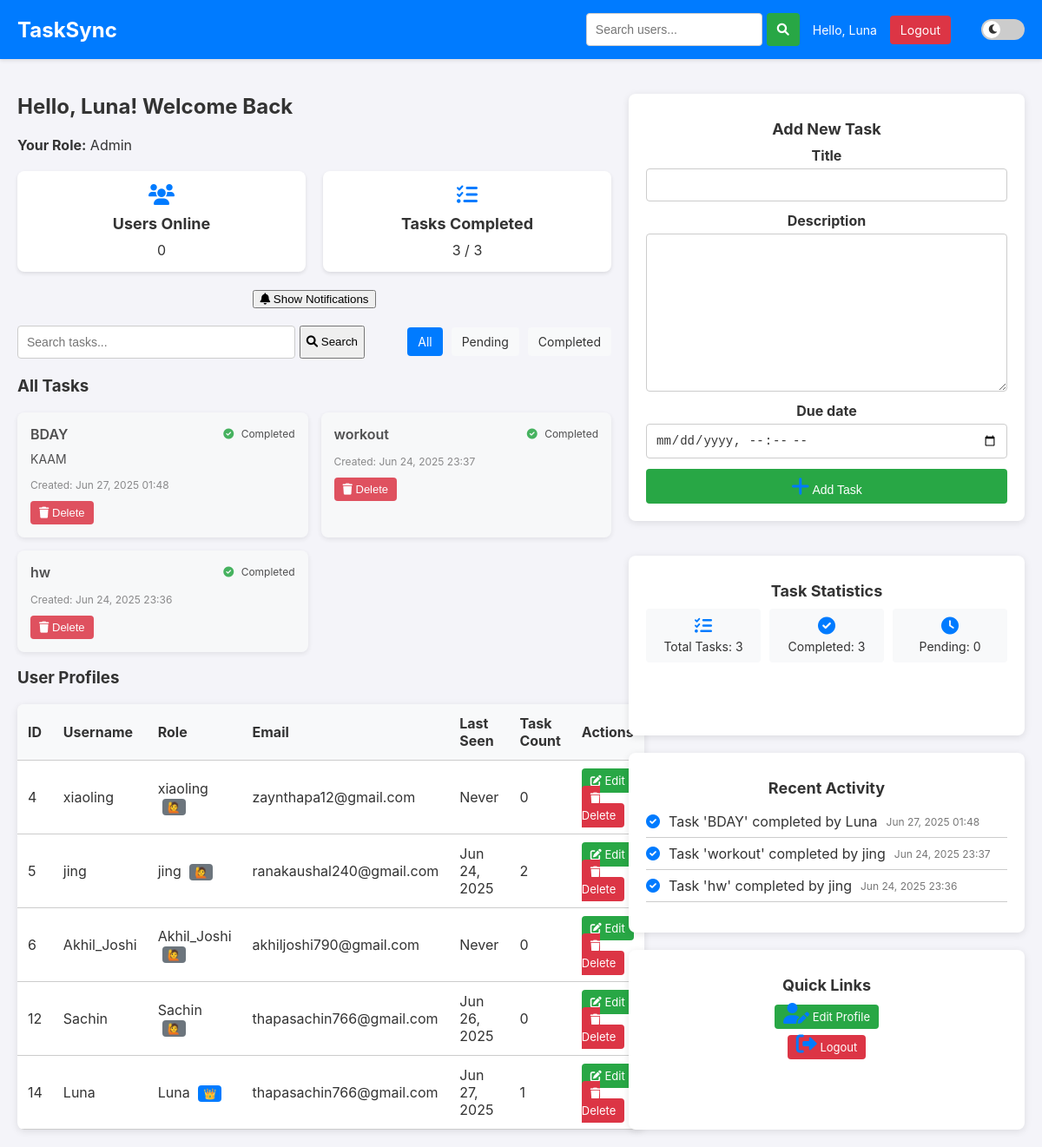
The page /dashboard/ (signed in) on the database its author committed.
### myapp/models.py (models this page shows, shortened)
class UserProfile(models.Model):
    user = models.OneToOneField(User, on_delete=models.CASCADE, null=True)
    name = models.CharField(max_length=100)
    email = models.EmailField()  # Removed unique=True to avoid conflicts
    avatar = models.ImageField(upload_to='avatars/', blank=True, null=True)
    joined_at = models.DateTimeField(auto_now_add=True)
    last_login = models.DateTimeField(blank=True, null=True)
    role = models.CharField(max_length=10, choices=ROLE_CHOICES, default='user')

class Task(models.Model):
    user = models.ForeignKey(User, on_delete=models.CASCADE)
    title = models.CharField(max_length=200)
    description = models.TextField(blank=True)  # Added for task search
    is_completed = models.BooleanField(default=False)
    created_at = models.DateTimeField(auto_now_add=True)

### myapp/views.py (the view, shortened to what this page needs)
# urls.py: path('dashboard/', views.dashboard, name='dashboard'),
@login_required
def dashboard(request):
    try:
        user_profile = request.user.userprofile
    except UserProfile.DoesNotExist:
        messages.error(request, "User profile not found.")
        return redirect('login')
    user_query = request.GET.get('user_query', '')
    task_query = request.GET.get('task_query', '')
    status = request.GET.get('status', 'all')
    if user_profile.role == "admin" or request.user.is_superuser:
        users = UserProfile.objects.filter(name__icontains=user_query) if user_query else UserProfile.objects.all()
        user_tasks = Task.objects.all()
    else:
        users = UserProfile.objects.filter(user=request.user)
        user_tasks = Task.objects.filter(user=request.user)
    if task_query:
        user_tasks = user_tasks.filter(
            Q(title__icontains=task_query) | Q(description__icontains=task_query)
        )
    if status == 'completed':
        user_tasks = user_tasks.filter(is_completed=True)
    elif status == 'pending':
        user_tasks = user_tasks.filter(is_completed=False)
    user_tasks = user_tasks.order_by('-created_at')
    tasks_completed = user_tasks.filter(is_completed=True).count()
    tasks_pending = user_tasks.count() - tasks_completed
    task_form = TaskForm()
    active_sessions = Session.objects.filter(expire_date__gte=now())
    online_user_ids = [s.get_decoded().get('_auth_user_id') for s in active_sessions]
    users_online = User.objects.filter(id__in=online_user_ids).count()
    recent_activities = [{
        'action': 'completed' if task.is_completed else 'created',
        'message': f"Task '{task.title}' {'completed' if task.is_completed else 'created'} by {task.user.username}",
        'timestamp': task.created_at
    } for task in user_tasks[:5]]
    return render(request, "myapp/home.html", {
        "users": users,
        "user_query": user_query,
        "task_query": task_query,
        "status": status,
        "users_online": users_online,
        "user_tasks": user_tasks,
        "tasks_completed": tasks_completed,
        "tasks_pending": tasks_pending,
        "task_form": task_form,
        "recent_activities": recent_activities,
    })

### myapp/forms.py
class TaskForm(forms.ModelForm):
    due_date = forms.DateTimeField(
        widget=forms.DateTimeInput(attrs={'type': 'datetime-local'}),
        required=False
    )
    class Meta:
        model = Task
        fields = ['title', 'description', 'due_date']

### myapp/templates/myapp/home.html (shortened to what this page needs)
{% extends 'myapp/base.html' %}
{% load static %}
{% block content %}
<div class="dashboard-container">
    <div class="main-content">
        <div class="welcome-section">
            <h2 class="fade-in">Hello, {{ request.user.username }}! Welcome Back</h2>
            <p><strong>Your Role:</strong> {{ request.user.userprofile.role|title }}</p>
        </div>
        <div class="dashboard-cards">
            <div class="card">
                <i class="fas fa-users"></i>
                <h3>Users Online</h3>
                <p>{{ users_online }}</p>
            </div>
            <div class="card">
                <i class="fas fa-tasks"></i>
                <h3>Tasks Completed</h3>
                <p>{{ tasks_completed }} / {{ user_tasks.count }}</p>
            </div>
        </div>
        <div class="notification">
            <button onclick="showPopup()"><i class="fas fa-bell"></i> Show Notifications</button>
        </div>
        <div class="task-controls">
            <form method="GET" action="{% url 'dashboard' %}" class="search-form">
                <input type="text" name="task_query" placeholder="Search tasks..." value="{{ task_query|default:'' }}">
                <button type="submit"><i class="fas fa-search"></i> Search</button>
            </form>
            <div class="task-filters">
                <a href="{% url 'dashboard' %}?status=all" class="filter-btn {% if status == 'all' or not status %}active{% endif %}">All</a>
                <a href="{% url 'dashboard' %}?status=pending" class="filter-btn {% if status == 'pending' %}active{% endif %}">Pending</a>
                <a href="{% url 'dashboard' %}?status=completed" class="filter-btn {% if status == 'completed' %}active{% endif %}">Completed</a>
            </div>
        </div>
        <section class="task-list">
            <h3>{% if request.user.userprofile.role == "admin" %}All Tasks{% else %}Your Tasks{% endif %}</h3>
            {% if user_tasks %}
                <div class="task-grid">
                    {% for task in user_tasks %}
                        <div class="task-card {% if task.is_completed %}completed{% endif %}">
                            <div class="task-card-header">
                                <h4>{{ task.title }}</h4>
                                <span class="task-status">
                                    {% if task.is_completed %}
                                        <i class="fas fa-check-circle"></i> Completed
                                    {% else %}
                                        <i class="fas fa-clock"></i> Pending
                                    {% endif %}
                                </span>
                            </div>
                            <p>{{ task.description|truncatewords:20 }}</p>
                            <small>Created: {{ task.created_at|date:"M d, Y H:i" }}</small>
                            <div class="task-actions">
                                <form method="POST" action="{% url 'delete_task' task.id %}" style="display:inline;">
                                    <button type="submit" class="btn small delete-btn" onclick="return confirm('Delete this task?')"><i class="fas fa-trash"></i> Delete</button>
                                </form>
                            </div>
                        </div>
                    {% endfor %}
                </div>
            {% else %}
                <p class="no-tasks">No tasks found. Add a task to get started! 🧠</p>
            {% endif %}
        </section>
        {% if request.user.userprofile.role == "admin" %}
        <section class="user-list">
            <h3>{% if user_query %}Search Results for "{{ user_query }}"{% else %}User Profiles{% endif %}</h3>
            <table>
                <thead>
                    <tr>
                        <th>ID</th>
                        <th>Username</th>
                        <th>Role</th>
                        <th>Email</th>
                        <th>Last Seen</th>
                        <th>Task Count</th>
                        <th>Actions</th>
                    </tr>
                </thead>
                <tbody>
                    {% for user in users %}
                        <tr>
                            <td>{{ user.user.id }}</td>
                            <td>{{ user.user.username }}</td>
                            <td>
                                {{ user.user.username }}
                                {% if user.role == "admin" %}
                                    <span class="badge admin-badge" title="Admin">👑</span>
                                {% else %}
                                    <span class="badge user-badge" title="User">🙋</span>
                                {% endif %}
                            </td>
                            <td>{{ user.user.email }}</td>
                            <td>{{ user.last_login|date:"M d, Y"|default:"Never" }}</td>
                            <td>{{ user.user.task_set.count }}</td>
                            <td>
                                <a href="{% url 'edit_profile' user.user.id %}" class="btn small"><i class="fas fa-edit"></i> Edit</a>
                                <a href="{% url 'delete_user' user.user.id %}" class="btn small delete-btn"><i class="fas fa-trash"></i> Delete</a>
                            </td>
                        </tr>
                    {% empty %}
                        <tr><td colspan="7">No users found for "{{ user_query }}".</td></tr>
                    {% endfor %}
                </tbody>
            </table>
        </section>
        {% endif %}
    </div>
    <aside class="sidebar">
        <section class="task-form card">
            <h3>Add New Task</h3>
            <form method="POST" class="styled-form">
                {% for field in task_form %}
                    <div class="form-group">
                        <label for="{{ field.id_for_label }}">{{ field.label }}</label>
                        {{ field }}
                    </div>
                {% endfor %}
                <button type="submit" name="add_task" class="btn"><i class="fas fa-plus"></i> Add Task</button>
            </form>
        </section>
        <section class="task-stats card">
            <h3>Task Statistics</h3>
            <div class="stats-grid">
                <div class="stat-item">
                    <i class="fas fa-tasks"></i>
                    <p>Total Tasks: {{ user_tasks.count }}</p>
                </div>
                <div class="stat-item">
                    <i class="fas fa-check-circle"></i>
                    <p>Completed: {{ tasks_completed }}</p>
                </div>
                <div class="stat-item">
                    <i class="fas fa-clock"></i>
                    <p>Pending: {{ tasks_pending }}</p>
                </div>
            </div>
        </section>
        <section class="recent-activity card">
            <h3>Recent Activity</h3>
            {% if recent_activities %}
                <ul class="activity-list">
                    {% for activity in recent_activities %}
                        <li class="activity-item">
                            <span class="activity-icon">
                                {% if activity.action == 'created' %}
                                    <i class="fas fa-plus-circle"></i>
                                {% elif activity.action == 'completed' %}
                                    <i class="fas fa-check-circle"></i>
                                {% elif activity.action == 'deleted' %}
                                    <i class="fas fa-trash"></i>
                                {% endif %}
                            </span>
                            <span>{{ activity.message }}</span>
                            <small>{{ activity.timestamp|date:"M d, Y H:i" }}</small>
                        </li>
                    {% endfor %}
                </ul>
            {% else %}
                <p class="no-activity">No recent activity.</p>
            {% endif %}
        </section>
        <section class="quick-links card">
            <h3>Quick Links</h3>
            <ul class="link-list">
                <li><a href="{% url 'edit_profile' request.user.id %}" class="btn small"><i class="fas fa-user-edit"></i> Edit Profile</a></li>
                <li><a href="{% url 'logout' %}" class="btn small logout-btn"><i class="fas fa-sign-out-alt"></i> Logout</a></li>
            </ul>
        </section>
    </aside>
</div>
{% endblock %}

### myapp/templates/myapp/base.html (shortened to what this page needs)
{% load static %}
<!DOCTYPE html>
<html lang="en">
<head>
  <link rel="stylesheet" href="https://cdnjs.cloudflare.com/ajax/libs/font-awesome/6.0.0/css/all.min.css">
  <link rel="stylesheet" href="{% static 'myapp/styles.css' %}">
</head>
<body data-theme="light">
  <nav class="navbar">
    <h1>TaskSync</h1>
    <div class="nav-right">
      {% if user.is_authenticated %}
        {% if request.resolver_match and request.resolver_match.url_name not in 'login,register' %}
          <form method="GET" action="{% url 'dashboard' %}" class="search-form">
            <input type="text" name="user_query" placeholder="Search users..." value="{{ user_query|default:'' }}">
            <button type="submit"><i class="fas fa-search"></i></button>
          </form>
        {% endif %}
        <span class="user-greeting">Hello, {{ user.username }}</span>
        <a class="btn logout-btn" href="{% url 'logout' %}">Logout</a>
      {% else %}
        <a class="btn" href="{% url 'login' %}">Login</a>
        <a class="btn" href="{% url 'register' %}">Sign Up</a>
      {% endif %}
      <label class="theme-toggle">
        <span class="toggle-label"><i class="fas fa-moon"></i></span>
      </label>
    </div>
  </nav>
  <main>
    {% block content %}
    {% endblock %}
  </main>
</body>
</html>

### rows shown on the page
Task: title "BDAY", is_completed True (drawn), description "KAAM", created_at "Jun 27, 2025 01:48", timestamp "Jun 27, 2025 01:48"
Task: title "workout", is_completed True (drawn), created_at "Jun 24, 2025 23:37", timestamp "Jun 24, 2025 23:37"
Task: title "hw", is_completed True (drawn), created_at "Jun 24, 2025 23:36", timestamp "Jun 24, 2025 23:36"
UserProfile: user.id "4", user.username "xiaoling", user.email "zaynthapa12@gmail.com", last_login "Never", user.task_set.count "0"
UserProfile: user.id "5", user.username "jing", user.email "ranakaushal240@gmail.com", last_login "Jun 24, 2025", user.task_set.count "2"
UserProfile: user.id "6", user.username "Akhil_Joshi", user.email "akhiljoshi790@gmail.com", last_login "Never", user.task_set.count "0"
UserProfile: user.id "12", user.username "Sachin", user.email "thapasachin766@gmail.com", last_login "Jun 26, 2025", user.task_set.count "0"
UserProfile: user.id "14", user.username "Luna", user.email "thapasachin766@gmail.com", last_login "Jun 27, 2025", user.task_set.count "1"

### other values the page prints
{{ user.username }} "Luna"
{{ request.user.username }} "Luna"
{{ request.user.userprofile.role|title }} "Admin"
{{ users_online }} "0"
{{ tasks_completed }} "3"
{{ user_tasks.count }} "3"
{{ field.label }} "Title" "Description" "Due date"
{{ tasks_pending }} "0"
{{ activity.message }} "Task 'BDAY' completed by Luna" "Task 'workout' completed by jing" "Task 'hw' completed by jing"
